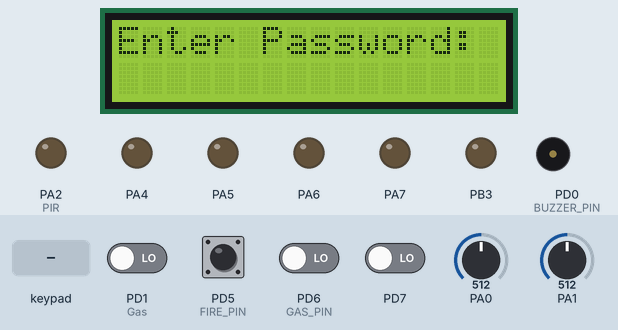
Simulated run of this program. Board: ATmega32, built with avr-gcc and emulated at 16 MHz. Parts: 16×2 character LCD, output pins drawn as LEDs (lit = HIGH), buzzer (waves = sounding, pin HIGH). Wiring (inferred from the names in the program): 4×3 keypad with keys 1 2 3 4 5 6 7 8 9 * 0 # (labels assumed): rows PB4, PB5, PB6, PB7; columns PD2, PD3, PD4; character LCD (HD44780): RS PB0; R/W PB1; E PB2; data PC0, PC1, PC2, PC3, PC4, PC5, PC6, PC7. The inputs (shaded band) are chosen by the test bench; at power-on: PD5 (FIRE_PIN) HIGH, PD1 (Gas), PD6 (GAS_PIN), PD7 LOW, PA0 = 512, PA1 = 512. Pins used as bus, display or sensor lines are not drawn.

Above: at 1.2 s.
1.3 s: keypad keys 1 2 3 4 pressed 0.4 s apart
At 2.9 s:
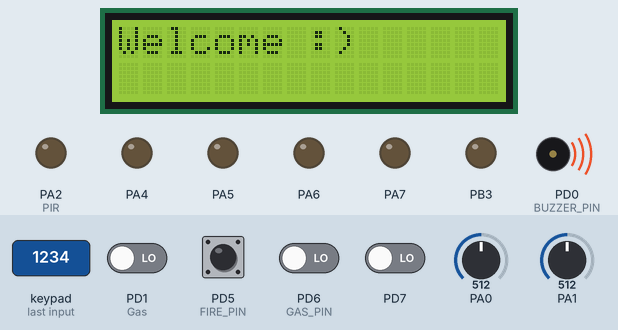
5.9 s: PD5 (FIRE_PIN) pulled LOW for 0.15 s
At 6.6 s:
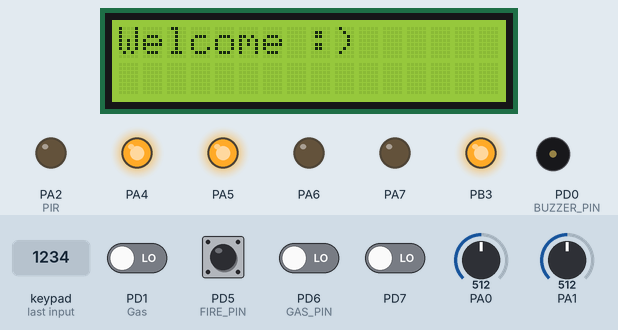
9.0 s: PD5 (FIRE_PIN) pulled LOW for 1 s
At 9.5 s:
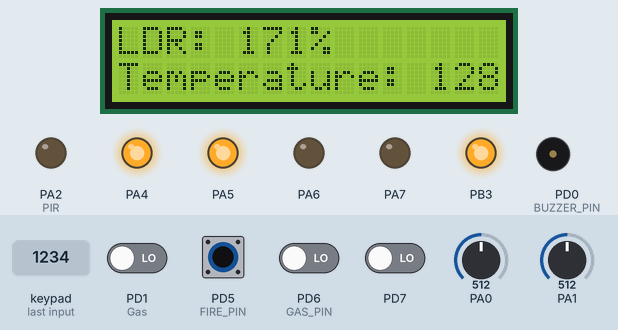
13.0 s: PD1 (Gas) driven HIGH and PD5 (FIRE_PIN) driven LOW and PD6 (GAS_PIN) driven HIGH and PD7 driven HIGH
At 13.6 s:
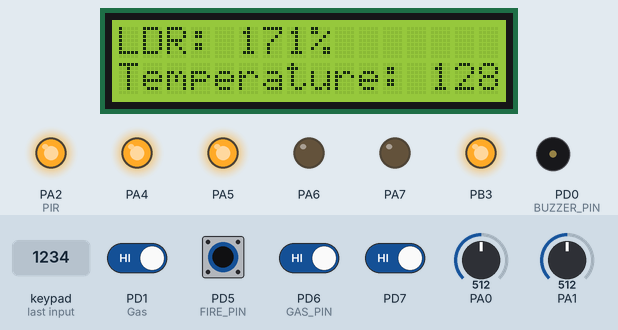
16.0 s: PD5 (FIRE_PIN) driven HIGH
19.0 s: PD5 (FIRE_PIN) driven LOW
Timing chart, 0 to 69.5 s (numbered marks = the images above; inputs shaded):
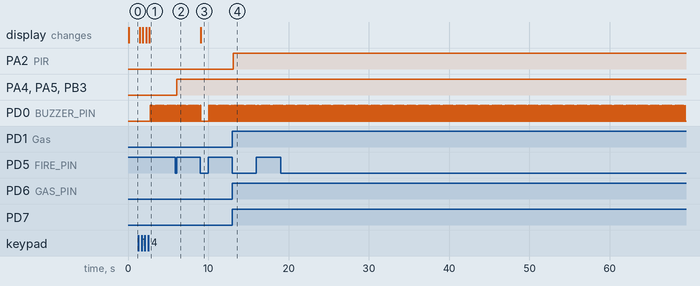

The program:

main.c
```c
/*
 ============================================================================
 Name        : main.c
 Module Name : the main function
 Author      : Ahmed Ali & Abdel-Rahman Helal & Ahmed Abdel-Gleel & Abdel-Rahman Mohsen
 Date        : 5 sept 2023
 ============================================================================
 */

#include "MCAL/ADC/ADC_Config.h"
#include "MCAL/External Interrupt/EXT_Config.h"
#include "MCAL/GPIO/GPIO_Config.h"
#include "MCAL/Global Interrupt/GIE_Config.h"
#include "MCAL/TIMER0/TIMER0_Config.h"
#include "HAL/LCD/LCD.h"
#include "HAL/KEYPAD/KEYPAD.h"
#include "HAL/MOTOR/MOTOR.h"
#include "HAL/LM35/LM35.h"
#include "HAL/LDR/LDR.h"
#include "HAL/Buzzer/BUZZER.h"
#include "HAL/seven_seg/seven_seg.h"
#include "HAL/PIR/PIR.h"
#include "HAL/Fire/Fire.h"
#include "HAL/Gas/Gas.h"
#include "Comman_Macros.h"
#include "STD_TYPES.h"
#include <util/delay.h>

int main(void) {
	uint8 temp, check_password = 0, password_try = 3;
	uint8 user_password[4];
	LCD_Init();
	KPD_Init();
	ADC_Init();
	Seven_Seg_Init();
	MOTOR_Init();
	BUZZER_init();
	PIR_Init();
	FIRE_Init();
	GAS_Init();
	while (check_password == 0 && password_try != 0) {
		uint8 password_index = 0;
		if (password_try == 3) {
			LCD_DisplayString("Enter Password: ");
			LCD_MoveCursor(1, 0);
		} else {
			LCD_DisplayString("Try Again: ");
			LCD_MoveCursor(1, 0);
		}
		while (password_index < 4) {
			temp = KPD_GetPressedKey();
			while (temp == KPD_NO_PRESSED_KEY) {
				temp = KPD_GetPressedKey();
			}
			LCD_SendData('*');
			user_password[password_index] = temp;
			password_index++;
		}
		if (user_password[0] == '1' && user_password[1] == '2'
				&& user_password[2] == '3' && user_password[3] == '4') {
			check_password = 1;
			break;
		} else {
			LCD_ClearScreen();
			password_try--;
		}
	}
	if (check_password) {
		uint8 analogTemp, temproray1, speed, analogLDR, temproray2;
		uint8 flagPIR = 0, flagFIRE = 0, flagGAS = 0;
		uint8 PIR, GAS, FIRE;
		LCD_ClearScreen();
		LCD_DisplayString("Welcome :)");
		_delay_ms(50);
		LCD_ClearScreen();
		while (1) {
			GPIO_GetPinValue(PORT_D, PIN5, &FIRE);
			if (FIRE) {
				flagFIRE = 1;
			} else {
				flagFIRE = 0;
			}
			GPIO_GetPinValue(PORT_D, PIN6, &GAS);
			if (GAS) {
				flagGAS = 1;
			} else {
				flagGAS = 0;
			}
			GPIO_GetPinValue(PORT_D, PIN7, &PIR);
			if (PIR) {
				flagPIR = 1;
			} else {
				flagPIR = 0;
			}
			if (flagPIR) {
				GPIO_SetPinValue(PORT_A, PIN2, PIN_HIGH);
			} else {
				GPIO_SetPinValue(PORT_A, PIN2, PIN_LOW);
			}
			if (flagFIRE || flagGAS) {
				while (flagFIRE) {
					LCD_ClearScreen();
					LCD_DisplayString("*FLAME Detected*");
					LCD_MoveCursor(1, 0);
					LCD_DisplayString("****************");
					BUZZER_ON();
					_delay_ms(25);
					BUZZER_OFF();
					GPIO_GetPinValue(PORT_D, PIN5, &FIRE);
					if (FIRE) {
						flagFIRE = 1;
					} else {
						flagFIRE = 0;
					}
				}
				while (flagGAS) {
					LCD_ClearScreen();
					LCD_DisplayString("**GAS Detected**");
					LCD_MoveCursor(1, 0);
					LCD_DisplayString("****************");
					BUZZER_ON();
					_delay_ms(25);
					BUZZER_OFF();
					GPIO_GetPinValue(PORT_D, PIN6, &GAS);
					if (GAS) {
						flagGAS = 1;
					} else {
						flagGAS = 0;
					}
					GPIO_GetPinValue(PORT_D, PIN5, &FIRE);
					if (FIRE) {
						flagFIRE = 1;
						break;
					} else {
						flagFIRE = 0;
					}
				}
				LCD_ClearScreen();
				LCD_DisplayString("LDR: ");
				LCD_NumberToString(analogLDR);
				LCD_SendData('%');
				LCD_MoveCursor(1, 0);
				LCD_DisplayString("Temperature: ");
				LCD_NumberToString(analogTemp);
			}
			temproray1 = analogTemp;
			LM35_Read(&analogTemp);
			temproray2 = analogLDR;
			LDR_READ(&analogLDR);
			if (temproray1 != analogTemp || temproray2 != analogLDR) {
				LCD_ClearScreen();
				LCD_DisplayString("Temperature: ");
				LCD_NumberToString(analogTemp);
				LCD_MoveCursor(1, 0);
				LCD_DisplayString("LDR: ");
				LCD_NumberToString(analogLDR);
				LCD_SendData('%');
			}
			if (analogTemp < 25) {
				speed = 0;
				Seven_Seg_Display(speed);
				MOTOR_Speed(speed);
			} else if (analogTemp < 30) {
				speed = 1;
				Seven_Seg_Display(speed);
				MOTOR_Speed(speed);
			} else if (analogTemp < 35) {
				speed = 2;
				Seven_Seg_Display(speed);
				MOTOR_Speed(speed);
			} else {
				speed = 3;
				Seven_Seg_Display(speed);
				MOTOR_Speed(speed);
			}
			if (analogLDR <= 50) {
				GPIO_SetPinValue(PORT_D, PIN1, PIN_HIGH);
			} else {
				GPIO_SetPinValue(PORT_D, PIN1, PIN_LOW);
			}
		}
	} else {
		LCD_DisplayString("Good Bye :(");
		BUZZER_ON();
		_delay_ms(50);
		BUZZER_OFF();
	}
}
```

Comman_Macros.h
```c
/*
 ============================================================================
 Name        : Comman_Macros.h
 Author      : Ahmed Ali
 Date        : 17 Aug 2023
 ============================================================================
 */

#ifndef BIT_MATH_H_
#define BIT_MATH_H_

/* Set a certain bit in any register */
#define SET_BIT(REG,BIT)(REG|=(1<<BIT))

/* Clear a certain bit in any register */
#define CLEAR_BIT(REG,BIT)(REG&=(~(1<<BIT)))

/* Toggle a certain bit in any register */
#define TOGGLE_BIT(REG,BIT)(REG^=(1<<BIT))

/* Return required bit from the required register */
#define GET_BIT(REG,BIT)(REG&(1<<BIT))

#endif /* BIT_MATH_H_ */
```

BUZZER.c
```c
/*
 ================================================================================================================================
 * File Name   : BUZZER.c
 * Module Name : BUZZER
 * Created On  : Sep 6, 2023
 * Time 	   : 4:30:13 PM
 * Author Name : Ahmed Abd Egleel & Abdo Mohsen
 ================================================================================================================================
 */

/*******************************************************************************
 *                          Libraries and inclusions                           *
 *******************************************************************************/
#include"../../MCAL/GPIO/GPIO_Config.h"
#include"BUZZER.h"

/*******************************************************************************
 *                              Functions Definitions                          *
 *******************************************************************************/

            /*---------- A function to initialize the Buzzer ---------*/
void BUZZER_init (void)
{
	 GPIO_SetPinDirection(BUZZER_PORT,BUZZER_PIN,OUTPUT);		/*Make the LED pin output pin*/
	 GPIO_SetPinValue(BUZZER_PORT,BUZZER_PIN,PIN_LOW);			/*Turn off the Buzzer Initially*/
};

			/*---------- A function to Turn On the Buzzer ---------*/
void BUZZER_ON(void)
{
	GPIO_SetPinValue(BUZZER_PORT,BUZZER_PIN,PIN_HIGH);			/* Turn On the Buzzer */
};

		   /*---------- A function to Turn ON the Buzzer ---------*/
void BUZZER_OFF(void)
{
	GPIO_SetPinValue(BUZZER_PORT,BUZZER_PIN,PIN_LOW);			/* Turn OFF the Buzzer */
};
```

BUZZER.h
```c
/*
 ================================================================================================================================
 * File Name   : BUZZER.H
 * Module Name : BUZZER
 * Created On  : Sep 6, 2023
 * Time 	   : 4:16:45 PM
 * Author Name : Ahmed Abd Egleel & Abdo Mohsen
 ================================================================================================================================
 */
#ifndef HAL_BUZZER_BUZZER_H_
#define HAL_BUZZER_BUZZER_H_

/*******************************************************************************
 *                                Definitions                                  *
 *******************************************************************************/

#define  BUZZER_PORT  PORT_D
#define  BUZZER_PIN   PIN0

/*******************************************************************************
 *                              Functions Prototypes                           *
 *******************************************************************************/

void BUZZER_init(void); /* Function to initialize the buzzer */

void BUZZER_ON(void); /* Function to Turn On the buzzer */

void BUZZER_OFF(void); /* Function to Turn OFF the buzzer */

#endif /* HAL_BUZZER_BUZZER_H_ */
```

Fire.c
```c
/*
 ======================================================================
 *  File Name  : PIR.c
 *  Author     : ahmed helal
 *	User Name  : Abdel Rhman Helal
 ======================================================================
 */

#include "../../STD_TYPES.h"
#include "../../Comman_Macros.h"
#include "../../MCAL/GPIO/GPIO_Private.h"
#include "../../MCAL/GPIO/GPIO_Config.h"
#include "../../MCAL/External Interrupt/EXT_Private.h"
#include "../../MCAL/External Interrupt/EXT_Config.h"
#include "../../MCAL/Global Interrupt/GIE_Config.h"
#include "Fire.h"

void FIRE_Init(void) {
	//input pin
	GPIO_SetPinDirection(FIRE_PORT, FIRE_PIN, INPUT);
}

void FIRE_Motion(uint8 *Status) {
	//check if pin == 1 or  = 0
	uint8 L_Status = *Status;
	GPIO_GetPinValue(FIRE_PORT, FIRE_PIN, &L_Status);
	if (L_Status == 1) {
		*Status = 1;
	} else {
		*Status = 0;
	}
}
```

Fire.h
```c
/*
 * Fire.h
 *
 *  Created on: Sep 8, 2023
 *      Author: ahmed helal
 */

#ifndef HAL_FIRE_FIRE_H_
#define HAL_FIRE_FIRE_H_

#define FIRE_PORT PORT_D
#define FIRE_PIN PIN5

void FIRE_Init(void);

void FIRE_Motion(uint8 *Motion);

#endif /* HAL_FIRE_FIRE_H_ */
```

Gas.c
```c
/*
 ======================================================================
 *  File Name  : Gas.c
 *  Author     : ahmed helal
 *	User Name  : Abdel Rhman Helal
 ======================================================================
 */

#include "../../STD_TYPES.h"
#include "../../Comman_Macros.h"
#include "../../MCAL/GPIO/GPIO_Private.h"
#include "../../MCAL/GPIO/GPIO_Config.h"
#include "../../MCAL/External Interrupt/EXT_Private.h"
#include "../../MCAL/External Interrupt/EXT_Config.h"
#include "../../MCAL/Global Interrupt/GIE_Config.h"
#include "Gas.h"

void GAS_Init(void) {
	// input pin
	GPIO_SetPinDirection(GAS_PORT, GAS_PIN, INPUT);
}

void GAS_Motion(uint8 *Gas) {
	//check if pin == 1 or  = 0
	uint8 L_Gas = *Gas;
	GPIO_GetPinValue(GAS_PORT, GAS_PIN, &L_Gas);
	if (L_Gas == 1) {
		*Gas = 1;
	} else {
		*Gas = 0;
	}
}
```

Gas.h
```c
/*
 ======================================================================
 *  File Name  : Gas.h
 *  Author     : ahmed helal
 *	User Name  : Abdel Rhman Helal
 ======================================================================
 */

#ifndef HAL_GAS_GAS_H_
#define HAL_GAS_GAS_H_

#define GAS_PORT PORT_D
#define GAS_PIN PIN6

void GAS_Init(void);

void GAS_Detection(uint8 *Gas);

#endif /* HAL_GAS_GAS_H_ */
```

KEYPAD.c
```c
/*
 ============================================================================
 Name        : KEYPAD.c
 Module Name : KEYPAD
 Author      : Ahmed Ali
 Date        : 21 Aug 2023
 ============================================================================
 */

#include "../../STD_TYPES.h"
#include "../../Comman_Macros.h"
#include "KEYPAD.h"
#include "../../MCAL/GPIO/GPIO_Config.h"

uint8 KPD_GetPressedKey(void) {
	/* value of the pressed key and initial has value of no pressed key */
	uint8 pressedKey = KPD_NO_PRESSED_KEY;
	/* value of the counters for loops */
	uint8 colCounter, rowCounter;
	/* flag to check if the pin pressed or not */
	uint8 pinState;
	/* array for keypad values with specific column and row number */
	static uint8 kpdArr[ROW_NUM][COL_NUM] = KPD_ARR_VAL;
	/* array for keypad columns with specific column number */
	static uint8 kpdColArr[COL_NUM] = { KPD_COL_0, KPD_COL_1, KPD_COL_2 };
	/* array for keypad rows with specific row number */
	static uint8 kpdRowArr[ROW_NUM] = { KPD_ROW_0, KPD_ROW_1, KPD_ROW_2,
	KPD_ROW_3 };
	/* start loops to check the pins state */
	for (colCounter = 0; colCounter < COL_NUM; ++colCounter) {
		/* activate current column to check it */
		GPIO_SetPinValue(KPD_COL_PORT, kpdColArr[colCounter], PIN_LOW);
		for (rowCounter = 0; rowCounter < ROW_NUM; ++rowCounter) {
			/* read the value of the current row */
			GPIO_GetPinValue(KPD_ROW_PORT, kpdRowArr[rowCounter], &pinState);
			/* if the value is 0 that mean the key is pressed */
			if (pinState == PIN_LOW) {
				/* get the value of the key with column and row number of loop */
				pressedKey = kpdArr[rowCounter][colCounter];
				/* wait until the key is released */
				while (pinState == PIN_LOW) {
					/* get the same value until the key is released */
					GPIO_GetPinValue(KPD_ROW_PORT, kpdRowArr[rowCounter],
							&pinState);
				}
				/* return the value of pressed key in the keypad */
				return pressedKey;
			}
		}
		/* deactivate current column to check the next column in the next loop */
		GPIO_SetPinValue(KPD_COL_PORT, kpdColArr[colCounter], PIN_HIGH);
	}
	/* return the value 0xFF which mean that no key is pressed */
	return pressedKey;
}

void KPD_Init(void) {
	/* set the PORTD output for the columns of KEYPAD */
	GPIO_SetPinDirection(KPD_COL_PORT, KPD_COL_0, OUTPUT);
	GPIO_SetPinDirection(KPD_COL_PORT, KPD_COL_1, OUTPUT);
	GPIO_SetPinDirection(KPD_COL_PORT, KPD_COL_2, OUTPUT);
	/* set the PORTB output for the rows of KEYPAD */
	GPIO_SetPinDirection(KPD_ROW_PORT, KPD_ROW_0, INPUT);
	GPIO_SetPinDirection(KPD_ROW_PORT, KPD_ROW_1, INPUT);
	GPIO_SetPinDirection(KPD_ROW_PORT, KPD_ROW_2, INPUT);
	GPIO_SetPinDirection(KPD_ROW_PORT, KPD_ROW_3, INPUT);
	/* set all pins of KEYPAD columns high */
	GPIO_SetPortValue(KPD_COL_PORT, 0x3C);
	/* set all pins of KEYPAD rows with internal pull-up resistor */
	GPIO_SetPortValue(KPD_ROW_PORT, 0xF0);
}
```

KEYPAD.h
```c
/*
 ============================================================================
 Name        : KEYPAD.h
 Module Name : KEYPAD
 Author      : Ahmed Ali
 Date        : 21 Aug 2023
 ============================================================================
 */

#include "../../STD_TYPES.h"

#ifndef KEYPAD_H_
#define KEYPAD_H_

/* ==============================CONFIGURATION=============================== */

/* define PORTB for keypad row and PORTD for keypad column */
#define KPD_ROW_PORT PORT_B
#define KPD_COL_PORT PORT_D

/* value to check if no button is pressed */
#define KPD_NO_PRESSED_KEY 0xFF

/* define pins from PIN2 to PIN5 in PORTD for keypad columns */
#define KPD_COL_0 PIN2
#define KPD_COL_1 PIN3
#define KPD_COL_2 PIN4

/* define pins from PIN4 to PIN7 in PORTB for keypad rows */
#define KPD_ROW_0 PIN4
#define KPD_ROW_1 PIN5
#define KPD_ROW_2 PIN6
#define KPD_ROW_3 PIN7

/* define number of columns and rows */
#define COL_NUM 3
#define ROW_NUM 4

/* the values of the keypad with (COL_NUM * ROW_NUM) */
#define KPD_ARR_VAL {{'1', '2', '3'}, {'4', '5', '6'}, {'7', '8', '9'}, {'*', '0', '#'}}

/* ================================FUNCTIONS================================== */

uint8 KPD_GetPressedKey(void);

void KPD_Init(void);

#endif /* KEYPAD_H_ */
```

LCD.h
```c
/*
 ============================================================================
 Name        : LCD.h
 Module Name : LCD
 Author      : Ahmed Ali
 Date        : 20 Aug 2023
 ============================================================================
 */

#include "../../STD_TYPES.h"

#ifndef LCD_H_
#define LCD_H_

/* ==============================CONFIGURATION=============================== */

/* configure PORTA as a output for data */
#define LCD_DATA_PORT PORT_C
/* configure PORTB as a output control pins */
#define LCD_CTRL_PORT PORT_B
#define LCD_RS_PIN    PIN0
#define LCD_RW_PIN    PIN1
#define LCD_EN_PIN    PIN2

#define LCD_CLEAR_DISPLAY 0x01
#define LCD_CURSOR_OFF 0x0C
#define LCD_CURSOR_ON 0x0E
#define LCD_CURSOR_POSITION 0x80
#define LCD_TWO_LINE_EIGHT_BIT_MODE 0x38

/* ================================FUNCTIONS================================== */

/* function to send command to LCD */
void LCD_SendCommand(uint8 uint8_command);

/* function to send data to LCD */
void LCD_SendData(uint8 uint8_data);

/* function to initialization the LCD */
void LCD_Init(void);

/* function to send a string to LCD */
void LCD_DisplayString(const uint8 *uint8_str);

/* function to convert number to string and send it to LCD */
void LCD_NumberToString(sint32 data);

/* function to move cursor to specific location in LCD */
void LCD_MoveCursor(uint8 row, uint8 column);

/* function to clear LCD screen */
void LCD_ClearScreen(void);

/* function to display string in specific row and column */
void LCD_displayStringRowColumn(uint8 row, uint8 column, const uint8 *Str);

#endif /* LCD_H_ */
```

LDR.c
```c
/*
 ================================================================================================================================
 * File Name   : LDR.c
 * Module Name : LDR
 * Created On  : Sep 6, 2023
 * Time 	   : 5:16:9 PM
 * Author Name : Ahmed Abd Egleel & Abdo Mohsen
 ================================================================================================================================
 */

/*******************************************************************************
 *                          Libraries and inclusions                           *
 *******************************************************************************/
#include "../../MCAL/ADC/ADC_Config.h"
#include "../../STD_TYPES.h"
#include"LDR.h"

/*******************************************************************************
 *                              Functions Definitions                          *
 *******************************************************************************/

/*---------- A function to read the Digital value Of LDR---------*/
void LDR_READ(uint8 *LDR_Precentage) {
	uint16 digital_value = ADC_ReadChannelConversionResult(LDR_PIN);
	*LDR_Precentage = ((200 - digital_value) * 100) / 200;
}
```

LM35.c
```c
/*
 ======================================================================
 *  File Name  : LM35.c
 *  Author     : ahmed helal
 *	User Name  : Abdel Rhman Helal
 ======================================================================
 */

#include "../../STD_TYPES.h"
#include "../../Comman_Macros.h"
#include "../../MCAL/GPIO/GPIO_Private.h"
#include "../../MCAL/GPIO/GPIO_Config.h"
#include "../../MCAL/ADC/ADC_Private.h"
#include "../../MCAL/ADC/ADC_Config.h"
#include "LM35.h"

void LM35_Read(uint8 *Temperture) {
	uint16 Adc_value;
	Adc_value = ADC_ReadChannelConversionResult(LM_35_CH);
	*Temperture = ((Adc_value * 2.56 * 100) / 1023);
}
```

Source omitted: LCD.c (3926 bytes), LDR.h (1132 bytes), LM35.h (379 bytes), MOTOR.c (1300 bytes), MOTOR.h (483 bytes), PIR.c (916 bytes), PIR.h (414 bytes), seven_seg.c (2145 bytes), seven_seg.h (555 bytes), ADC.c (1170 bytes), ADC_Config.h (1402 bytes), ADC_Private.h (656 bytes) and 10 more

Measured:
- after the input at 1.3 s, PD0 (BUZZER_PIN): alternates HIGH for 0.03 s and LOW for 0.07 s, starting after 1.5 s; the display: first changes after 0.15 s (image 1 shows a later state)
- after the input at 5.9 s, PA4, PA5, PB3: LOW → HIGH after 0.17 s
- after the input at 9.0 s, the display: changes after 0.09 s (image 3)
- after the input at 13.0 s, PA2 (PIR): LOW → HIGH after 0.11 s
